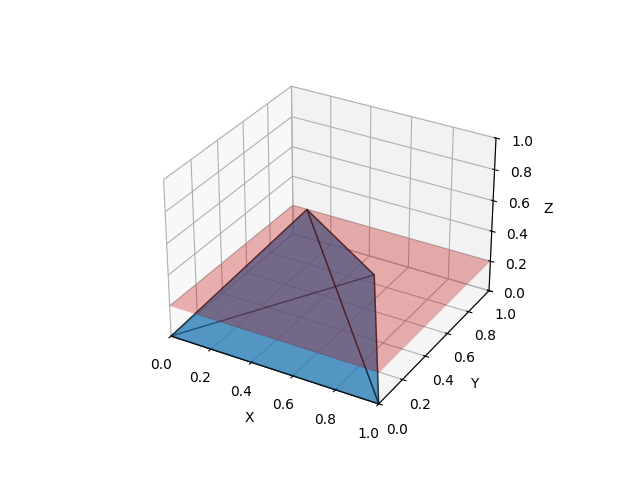

Reproduce this figure in Python.
import matplotlib.pyplot as plt
from mpl_toolkits.mplot3d.art3d import Poly3DCollection
import numpy as np

vertices = np.array([
    [0, 0, 0], 
    [1, 0, 0], 
    [0.5, 0.866, 0],
    [0.5, 0.288, 0.816]
])

faces = [
    [vertices[0], vertices[1], vertices[2]],  
    [vertices[0], vertices[1], vertices[3]],  
    [vertices[1], vertices[2], vertices[3]],  
    [vertices[2], vertices[0], vertices[3]]   
]

fig = plt.figure()
ax = fig.add_subplot(111, projection='3d')

poly3d = Poly3DCollection(faces, alpha=0.5, edgecolor='k')
ax.add_collection3d(poly3d)

z_plane = 0.2
x = np.linspace(0, 1, 10)
y = np.linspace(0, 1, 10)
x, y = np.meshgrid(x, y)
z = np.full_like(x, z_plane)
ax.plot_surface(x, y, z, alpha=0.3, color='red')

ax.set_xlim([0, 1])
ax.set_ylim([0, 1])
ax.set_zlim([0, 1])

ax.set_xlabel('X')
ax.set_ylabel('Y')
ax.set_zlabel('Z')

def tetrahedron_volume(v1, v2, v3, v4):
    matrix = np.array([v2 - v1, v3 - v1, v4 - v1])
    return abs(np.linalg.det(matrix)) / 6

above = []
below = []
for vertex in vertices:
    if vertex[2] > z_plane:
        above.append(vertex)
    else:
        below.append(vertex)

if len(above) == 4:
    volume = tetrahedron_volume(*vertices)
    print(f"All vertices are above the plane. Volume above the plane: {volume}")
elif len(above) == 0:
    print("No vertices are above the plane. Volume above the plane: 0")
else:
    new_vertices = []
    for v1 in above:
        for v2 in below:
            t = (z_plane - v2[2]) / (v1[2] - v2[2])
            new_vertex = v2 + t * (v1 - v2)
            new_vertices.append(new_vertex)
    
    pyramid_base = new_vertices
    pyramid_tip = above[0]  

    pyramid_volume = 0
    for i in range(len(pyramid_base)):
        v1 = pyramid_base[i]
        v2 = pyramid_base[(i + 1) % len(pyramid_base)]
        v3 = pyramid_tip
        pyramid_volume += tetrahedron_volume(np.array([0, 0, z_plane]), v1, v2, v3)

    print(f"Volume above the plane: {pyramid_volume}")

# plt.savefig('tetrahedron_with_plane.png')
plt.show()